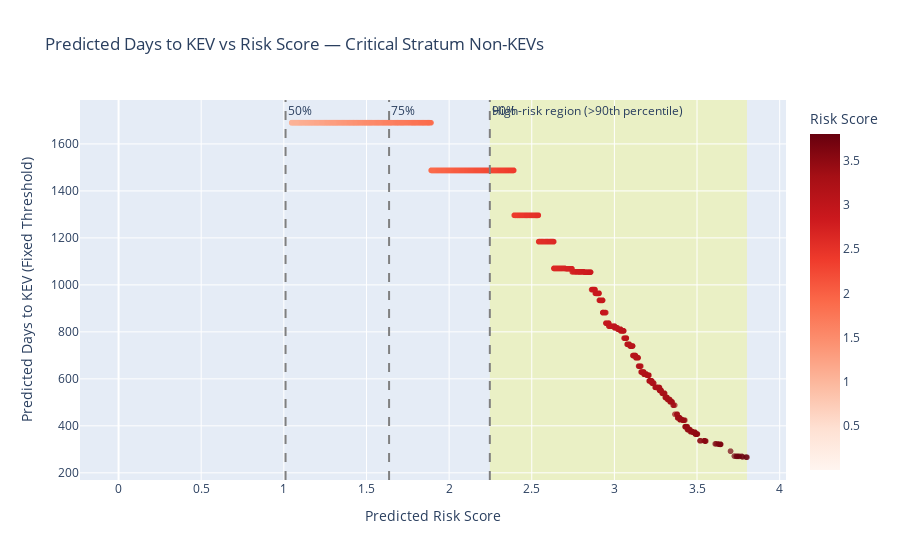

The notebook cell saved with this chart:
### Code cell
import plotly.express as px

# Prepare a combined dataframe with both threshold predictions
df_plot = df_critical_nonkev.copy()
df_plot['predicted_day_to_kev_fixed'] = df_plot['predicted_day_to_kev_fixed']
df_plot['predicted_day_to_kev_quantile'] = df_plot['predicted_day_to_kev_quantile']

# Interactive scatter plot
fig = px.scatter(
    df_plot,
    x='risk_score',
    y='predicted_day_to_kev_fixed',
    color='risk_score',
    color_continuous_scale='Reds',
    hover_data={
        'cve_id': True,
        'risk_score': True,
        'predicted_day_to_kev_fixed': True,
        'predicted_day_to_kev_quantile': True
    },
    labels={
        'risk_score': 'Predicted Risk Score',
        'predicted_day_to_kev_fixed': 'Predicted Days to KEV (Fixed Threshold)'
    },
    title='Predicted Days to KEV vs Risk Score — Critical Stratum Non-KEVs',
    opacity=0.7
)

# Add quantile threshold lines (optional)
quantiles = [0.5, 0.75, 0.9]
for q in quantiles:
    q_value = df_plot['risk_score'].quantile(q)
    fig.add_vline(x=q_value, line=dict(color='gray', dash='dash'), annotation_text=f"{int(q*100)}%", 
                  annotation_position="top right")

# Highlight high-risk region (>90th percentile)
high_risk_threshold = df_plot['risk_score'].quantile(0.9)
fig.add_vrect(x0=high_risk_threshold, x1=df_plot['risk_score'].max(), 
              fillcolor="yellow", opacity=0.2, layer="below", line_width=0, 
              annotation_text="High-risk region (>90th percentile)", annotation_position="top left")

fig.update_layout(coloraxis_colorbar=dict(title="Risk Score"))
fig.show()

### Figure 1 — Plotly figure (JSON) as saved in the notebook; plotly's stock layout.template omitted (floating-point values rounded to 4 significant figures; data arrays with more than 128 entries replaced by an {"elided": "..."} marker saying what was removed)
{"data": [{"customdata": {"elided": "13144x2 mixed values"}, "hovertemplate": "Predicted Risk Score=%{marker.color}<br>Predicted Days to KEV (Fixed Threshold)=%{y}<br>cve_id=%{customdata[0]}<br>predicted_day_to_kev_quantile=%{customdata[1]}<extra></extra>", "legendgroup": "", "marker": {"color": {"elided": "13144 float values"}, "coloraxis": "coloraxis", "opacity": 0.7, "symbol": "circle"}, "mode": "markers", "name": "", "showlegend": false, "type": "scattergl", "x": {"elided": "13144 float values"}, "xaxis": "x", "y": {"elided": "13144 float values"}, "yaxis": "y"}], "layout": {"annotations": [{"showarrow": false, "text": "50%", "x": 1.01, "xanchor": "left", "xref": "x", "y": 1, "yanchor": "top", "yref": "y domain"}, {"showarrow": false, "text": "75%", "x": 1.637, "xanchor": "left", "xref": "x", "y": 1, "yanchor": "top", "yref": "y domain"}, {"showarrow": false, "text": "90%", "x": 2.246, "xanchor": "left", "xref": "x", "y": 1, "yanchor": "top", "yref": "y domain"}, {"showarrow": false, "text": "High-risk region (>90th percentile)", "x": 2.246, "xanchor": "left", "xref": "x", "y": 1, "yanchor": "top", "yref": "y domain"}], "coloraxis": {"colorbar": {"title": {"text": "Risk Score"}}, "colorscale": [[0, "rgb(255,245,240)"], [0.125, "rgb(254,224,210)"], [0.25, "rgb(252,187,161)"], [0.375, "rgb(252,146,114)"], [0.5, "rgb(251,106,74)"], [0.625, "rgb(239,59,44)"], [0.75, "rgb(203,24,29)"], [0.875, "rgb(165,15,21)"], [1, "rgb(103,0,13)"]]}, "legend": {"tracegroupgap": 0}, "shapes": [{"line": {"color": "gray", "dash": "dash"}, "type": "line", "x0": 1.01, "x1": 1.01, "xref": "x", "y0": 0, "y1": 1, "yref": "y domain"}, {"line": {"color": "gray", "dash": "dash"}, "type": "line", "x0": 1.637, "x1": 1.637, "xref": "x", "y0": 0, "y1": 1, "yref": "y domain"}, {"line": {"color": "gray", "dash": "dash"}, "type": "line", "x0": 2.246, "x1": 2.246, "xref": "x", "y0": 0, "y1": 1, "yref": "y domain"}, {"fillcolor": "yellow", "layer": "below", "line": {"width": 0}, "opacity": 0.2, "type": "rect", "x0": 2.246, "x1": 3.802, "xref": "x", "y0": 0, "y1": 1, "yref": "y domain"}], "title": {"text": "Predicted Days to KEV vs Risk Score — Critical Stratum Non-KEVs"}, "xaxis": {"anchor": "y", "domain": [0, 1], "title": {"text": "Predicted Risk Score"}}, "yaxis": {"anchor": "x", "domain": [0, 1], "title": {"text": "Predicted Days to KEV (Fixed Threshold)"}}}}
